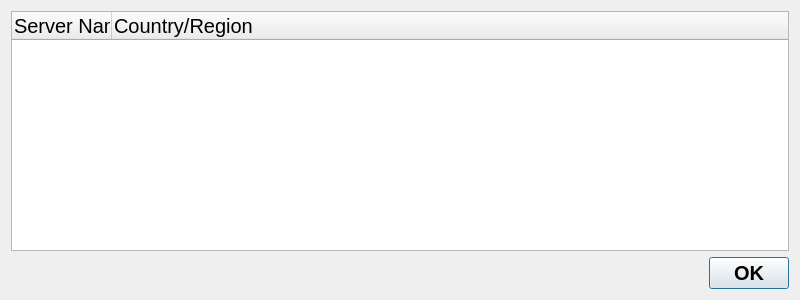
<?xml version="1.0" encoding="UTF-8"?>
<ui version="4.0">
 <class>ServerListDialog</class>
 <widget class="QDialog" name="ServerListDialog">
  <property name="geometry">
   <rect>
    <x>0</x>
    <y>0</y>
    <width>800</width>
    <height>300</height>
   </rect>
  </property>
  <property name="minimumSize">
   <size>
    <width>800</width>
    <height>300</height>
   </size>
  </property>
  <property name="maximumSize">
   <size>
    <width>800</width>
    <height>300</height>
   </size>
  </property>
  <property name="windowTitle">
   <string>Server List</string>
  </property>
  <property name="styleSheet">
   <string notr="true">QObject {font: 20px}</string>
  </property>
  <layout class="QGridLayout" name="gridLayout">
   <item row="1" column="0">
    <widget class="QDialogButtonBox" name="buttonBox">
     <property name="styleSheet">
      <string notr="true">QObject {font: bold 20px}</string>
     </property>
     <property name="orientation">
      <enum>Qt::Horizontal</enum>
     </property>
     <property name="standardButtons">
      <set>QDialogButtonBox::Ok</set>
     </property>
     <property name="centerButtons">
      <bool>false</bool>
     </property>
    </widget>
   </item>
   <item row="0" column="0">
    <widget class="QTreeWidget" name="treeWidget_serverList">
     <property name="alternatingRowColors">
      <bool>true</bool>
     </property>
     <property name="rootIsDecorated">
      <bool>false</bool>
     </property>
     <column>
      <property name="text">
       <string>Server Name</string>
      </property>
     </column>
     <column>
      <property name="text">
       <string>Country/Region</string>
      </property>
     </column>
    </widget>
   </item>
  </layout>
 </widget>
 <resources/>
 <connections>
  <connection>
   <sender>buttonBox</sender>
   <signal>accepted()</signal>
   <receiver>ServerListDialog</receiver>
   <slot>accept()</slot>
   <hints>
    <hint type="sourcelabel">
     <x>248</x>
     <y>254</y>
    </hint>
    <hint type="destinationlabel">
     <x>157</x>
     <y>274</y>
    </hint>
   </hints>
  </connection>
  <connection>
   <sender>buttonBox</sender>
   <signal>rejected()</signal>
   <receiver>ServerListDialog</receiver>
   <slot>reject()</slot>
   <hints>
    <hint type="sourcelabel">
     <x>316</x>
     <y>260</y>
    </hint>
    <hint type="destinationlabel">
     <x>286</x>
     <y>274</y>
    </hint>
   </hints>
  </connection>
 </connections>
</ui>
